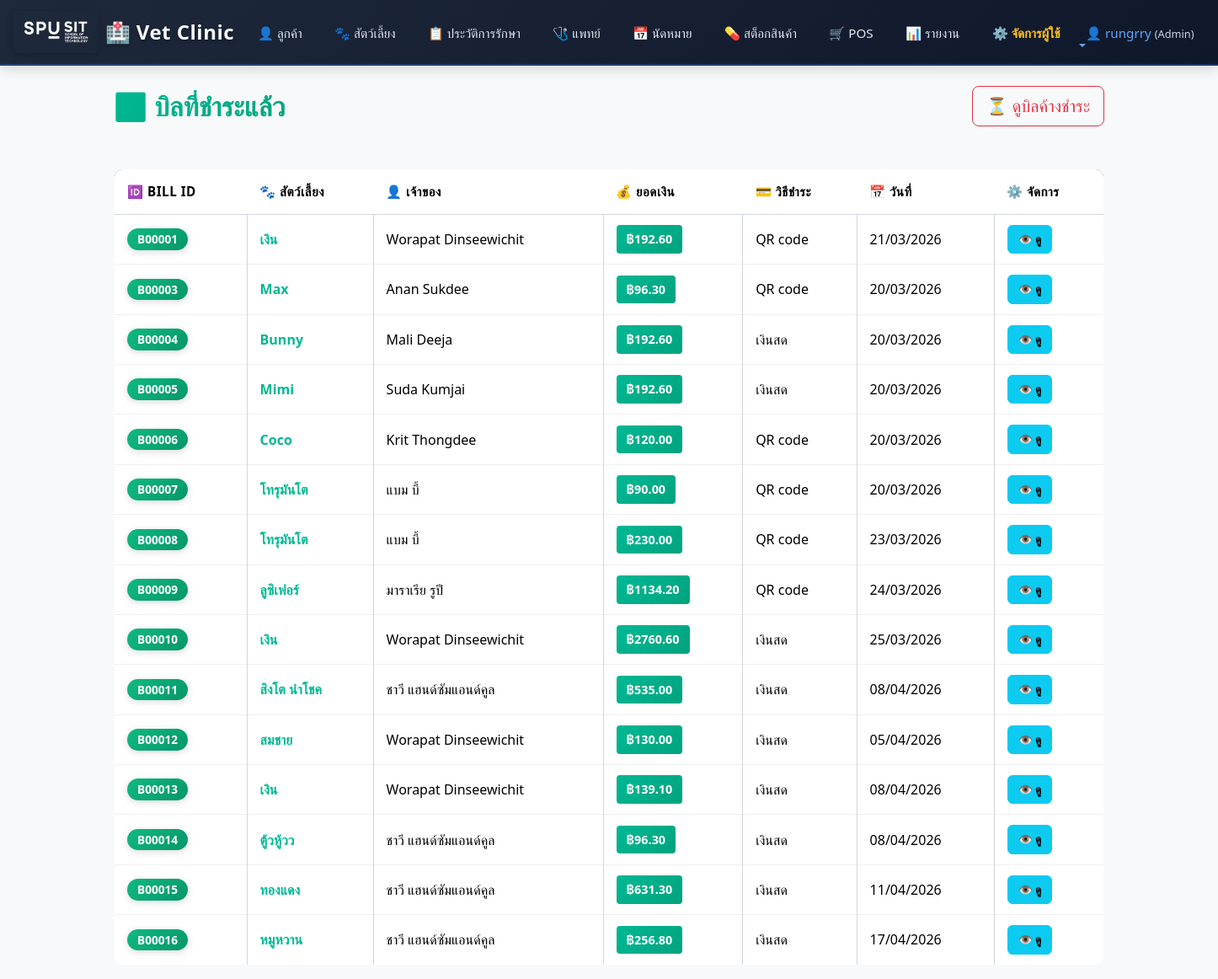
/bills/paid/ (signed in), run on the app's committed database.
### myapp/models.py (models this page shows)
class Bills(models.Model):
    bill_id = models.CharField(primary_key=True, max_length=6)
    record = models.ForeignKey('MedicalRecords', models.DO_NOTHING)
    payment_method = models.ForeignKey('PaymentMethod', models.DO_NOTHING, blank=True, null=True)
    bill_date = models.DateField(blank=True, null=True)
    total_amount = models.DecimalField(max_digits=10, decimal_places=2, blank=True, null=True)
    paid_amount = models.DecimalField(max_digits=10, decimal_places=2, blank=True, null=True)
    class Meta:
        managed = True
        db_table = 'Bills'

class MedicalRecords(models.Model):
    record_id = models.CharField(primary_key=True, max_length=6)
    pet = models.ForeignKey('Pets', models.DO_NOTHING)
    vet = models.ForeignKey('Veterinarians', models.DO_NOTHING, blank=True, null=True)
    visit_date = models.DateField(blank=True, null=True)
    symptoms = models.TextField(blank=True, null=True)
    diagnosis = models.TextField(blank=True, null=True)
    treatment = models.TextField(blank=True, null=True)
    class Meta:
        managed = True
        db_table = 'Medical_Records'

class Pets(models.Model):
    pet_id = models.CharField(primary_key=True, max_length=6)
    owner = models.ForeignKey(Owners, models.DO_NOTHING)
    species = models.ForeignKey('Species', models.DO_NOTHING)
    pet_name = models.CharField(max_length=50)
    breed = models.CharField(max_length=50, blank=True, null=True)
    gender = models.CharField(max_length=10, blank=True, null=True)
    birth_date = models.DateField(blank=True, null=True)
    weight = models.DecimalField(max_digits=6, decimal_places=2, blank=True, null=True)
    class Meta:
        managed = True
        db_table = 'Pets'

class Owners(models.Model):
    owner_id = models.CharField(primary_key=True, max_length=6)
    first_name = models.CharField(max_length=50)
    last_name = models.CharField(max_length=50)
    phone = models.CharField(max_length=20, blank=False, null=False)
    email = models.CharField(max_length=100, blank=True, null=True)
    address = models.CharField(max_length=255, blank=True, null=True)
    class Meta:
        managed = True
        db_table = 'Owners'

class PaymentMethod(models.Model):
    payment_method_id = models.CharField(primary_key=True, max_length=6)
    method_name = models.CharField(max_length=50)
    description = models.CharField(max_length=255, blank=True, null=True)
    class Meta:
        managed = True
        db_table = 'Payment_Method'

### myapp/views.py (the view)
# urls.py: path('bills/paid/', views.paid_bills, name='paid_bills'),
@login_required
def paid_bills(request):
    bills = Bills.objects.filter(payment_method__isnull=False).select_related('record__pet__owner', 'payment_method')
    return render(request, 'paid_bills.html', {
        'bills': bills
    })

### myapp/context_processors.py (called while the page is built, shortened)
def user_role(request):
    role = None
    if request.user.is_authenticated:
        if request.user.is_superuser:
            role = 'admin'
    return {'user_role': role}

### myapp/templates/paid_bills.html (shortened to what this page needs)
{% extends 'base.html' %}
{% block content %}
<div class="page-header">
  <h2>✅ บิลที่ชำระแล้ว</h2>
  <a href="{% url 'unpaid_bills' %}" class="btn btn-outline-danger btn-lg">⏳ ดูบิลค้างชำระ</a>
</div>
<div class="table-responsive">
  <table class="table table-hover table-bordered">
    <thead>
      <tr>
        <th>🆔 Bill ID</th>
        <th>🐾 สัตว์เลี้ยง</th>
        <th>👤 เจ้าของ</th>
        <th>💰 ยอดเงิน</th>
        <th>💳 วิธีชำระ</th>
        <th>📅 วันที่</th>
        <th>⚙️ จัดการ</th>
      </tr>
    </thead>
    <tbody>
      {% for bill in bills %}
      <tr class="bill-row">
        <td><span class="badge bg-success">{{ bill.bill_id }}</span></td>
        <td><strong style="color: #00b894;">{{ bill.record.pet.pet_name }}</strong></td>
        <td>{{ bill.record.pet.owner.first_name }} {{ bill.record.pet.owner.last_name }}</td>
        <td><span class="amount-tag">฿{{ bill.total_amount|floatformat:2 }}</span></td>
        <td>{{ bill.payment_method.method_name }}</td>
        <td>{{ bill.bill_date|date:'d/m/Y' }}</td>
        <td>
          <div style="display: flex; gap: 8px;">
            <a href="{% url 'bill_detail' bill.bill_id %}" class="btn btn-sm btn-info">👁️ ดู</a>
          </div>
        </td>
      </tr>
      {% endfor %}
    </tbody>
  </table>
</div>
{% endblock %}

### myapp/templates/base.html (shortened to what this page needs)
<!DOCTYPE html>
<html>
<head>
    {% load static %}
    <link href="https://cdn.jsdelivr.net/npm/bootstrap@5.3.2/dist/css/bootstrap.min.css" rel="stylesheet">
    <link rel="stylesheet" href="{% static 'css/style.css' %}">
</head>
<body class="bg-light">
<nav class="navbar navbar-expand-lg navbar-dark" style="background: linear-gradient(135deg, #1e293b 0%, #0f172a 100%); border-bottom: 2px solid rgba(59, 130, 246, 0.3); box-shadow: 0 4px 15px rgba(0, 0, 0, 0.15);">
<div class="container">
<a class="navbar-brand" href="/">
    <img src="/media/Logo%20SPU%20SIT_White.png" alt="True Friend Vet Clinic Logo">
    <span>🏥 Vet Clinic</span>
</a>
<div class="collapse navbar-collapse" id="mainNav">
<ul class="navbar-nav me-auto mb-2 mb-lg-0">
<li class="nav-item"><a class="nav-link" href="/owners">👤 ลูกค้า</a></li>
<li class="nav-item"><a class="nav-link" href="/pets">🐾 สัตว์เลี้ยง</a></li>
<li class="nav-item"><a class="nav-link" href="/medical_records">📋 ประวัติการรักษา</a></li>
<li class="nav-item"><a class="nav-link" href="/vets">🩺 แพทย์</a></li>
<li class="nav-item"><a class="nav-link" href="/appointments">📅 นัดหมาย</a></li>
<li class="nav-item"><a class="nav-link" href="/medicines">💊 สต็อกสินค้า</a></li>
<li class="nav-item"><a class="nav-link" href="/pos">🛒 POS</a></li>
<li class="nav-item"><a class="nav-link" href="/reports">📊 รายงาน</a></li>
{% if user.is_superuser or user.is_staff %}
<li class="nav-item"><a class="nav-link" href="{% url 'user_list' %}" style="color: #fbbf24 !important; font-weight: bold;">⚙️ จัดการผู้ใช้</a></li>
{% endif %}
</ul>
<ul class="navbar-nav ms-auto">
<li class="nav-item dropdown">
<a class="nav-link dropdown-toggle" href="#" id="userDropdown" role="button" data-bs-toggle="dropdown" aria-expanded="false" style="color: #60a5fa !important;">
👤 {{ user.username }}
{% if user_role %}
  <span style="font-size:0.8rem; color: #cbd5e1;">({{ user_role|title }})</span>
{% endif %}
</a>
</li>
</ul>
</div>
</div>
</nav>
<div class="container mt-4">
{% block content %}
{% endblock %}
</div>
</body>
</html>

### myapp/static/css/style.css (style rules this page uses)
body { background: #f5f7fb; color: #1f2937; }
.card, .table { border-radius: 0.65rem; }
.table thead { background: #2b6cb0; color: #fff; }
.navbar-nav .nav-link { color: #e2e8f0 !important; margin-right: 0.4rem; }
.navbar-brand { color: #f8fafc !important; font-weight: 700; letter-spacing: 0.4px; }
body { animation: fadeInBody 0.5s ease-in-out; }
.btn { transition: all 0.3s cubic-bezier(0.34, 1.56, 0.64, 1); position: relative; overflow: hidden; }
.btn::before { content: ''; position: absolute; top: 50%; left: 50%; width: 0; height: 0; border-radius: 50%; background: rgba(255, 255, 255, 0.3); transform: translate(-50%, -50%); transition: width 0.6s, height 0.6s; pointer-events: none; }
a { transition: all 0.2s ease; }
.table { transition: all 0.3s ease; }
.table tbody tr { transition: all 0.2s ease; border-bottom: 1px solid #f0f0f0; }
.badge { transition: all 0.3s ease; padding: 0.5rem 0.75rem; font-weight: 600; box-shadow: 0 2px 8px rgba(0, 0, 0, 0.1); }
.navbar { background: linear-gradient(135deg, #1e293b, #0f172a) !important; box-shadow: 0 4px 15px rgba(0, 0, 0, 0.1); animation: slideInNavbar 0.5s ease-out; }
.navbar-nav .nav-link { transition: all 0.3s ease !important; position: relative; padding-bottom: 5px !important; }
.navbar-nav .nav-link::after { content: ''; position: absolute; bottom: 0; left: 0; width: 0; height: 2px; background: linear-gradient(90deg, #3b82f6, #60a5fa); transition: width 0.3s ease; }
h2, h3, h4 { color: #1f2937; font-weight: 700; margin-bottom: 15px; }
.table { margin-top: 20px; border-radius: 0.65rem; overflow: hidden; }
.table thead { background: linear-gradient(135deg, #667eea 0%, #764ba2 100%); color: white; font-weight: 600; }
.table thead th { border: none; padding: 15px; font-size: 0.95rem; text-transform: uppercase; letter-spacing: 0.5px; }
.table tbody td { vertical-align: middle; padding: 12px 15px; border-color: #e5e7eb; }
.table tbody tr { transition: all 0.2s ease; }
.table tbody tr:nth-child(odd) { background-color: #fafbff; }
.table.table-bordered { border: 1px solid #d1d5db; }
.table.table-bordered td, .table.table-bordered th { border-color: #d1d5db; }
.badge { padding: 6px 12px; font-weight: 600; border-radius: 50px; font-size: 0.85rem; box-shadow: 0 2px 8px rgba(0, 0, 0, 0.15); }
.badge.bg-success { background: linear-gradient(135deg, #10b981, #059669) !important; }
.btn-sm { padding: 6px 12px; font-size: 0.85rem; border-radius: 6px; font-weight: 600; transition: all 0.2s ease; }

### myapp/templates/base.html (style rules this page uses)
.navbar-brand { display: inline-flex; align-items: center; gap: 0.5rem; font-size: 1.5rem; font-weight: 700; letter-spacing: 0.5px; text-shadow: 0 2px 4px rgba(0, 0, 0, 0.3); animation: glow 2s ease-in-out infinite; }
.navbar-brand img { max-height: 50px; width: auto; border-radius: 0.35rem; box-shadow: 0 2px 8px rgba(0, 0, 0, 0.2); }
.container { max-width: 1200px; }
.navbar .container { max-width: 100%; width: 100%; padding-left: 1rem; padding-right: 1rem; }
.navbar-nav { gap: 0.5rem; }
.nav-link { white-space: nowrap; font-size: 0.95rem; padding: 0.5rem 0.75rem !important; }

### myapp/templates/paid_bills.html (style rules this page uses)
.page-header { display: flex; justify-content: space-between; align-items: center; margin-bottom: 30px; }
.page-header h2 { margin: 0; background: linear-gradient(135deg, #00b894, #00a37e 100%); -webkit-background-clip: text; -webkit-text-fill-color: transparent; background-clip: text; font-size: 2rem; }
.bill-row { transition: all 0.3s ease; }
.amount-tag { display: inline-block; background: linear-gradient(135deg, #00b894, #00a37e); color: white; padding: 6px 12px; border-radius: 4px; font-weight: 600; font-size: 0.9rem; }

### data on the page
Bills: bill_id "B00001", record.pet.pet_name "เงิน", record.pet.owner.first_name "Worapat", record.pet.owner.last_name "Dinseewichit", total_amount "192.60", payment_method.method_name "QR code", bill_date "21/03/2026"
Bills: bill_id "B00003", record.pet.pet_name "Max", record.pet.owner.first_name "Anan", record.pet.owner.last_name "Sukdee", total_amount "96.30", payment_method.method_name "QR code", bill_date "20/03/2026"
Bills: bill_id "B00004", record.pet.pet_name "Bunny", record.pet.owner.first_name "Mali", record.pet.owner.last_name "Deeja", total_amount "192.60", payment_method.method_name "เงินสด", bill_date "20/03/2026"
Bills: bill_id "B00005", record.pet.pet_name "Mimi", record.pet.owner.first_name "Suda", record.pet.owner.last_name "Kumjai", total_amount "192.60", payment_method.method_name "เงินสด", bill_date "20/03/2026"
Bills: bill_id "B00006", record.pet.pet_name "Coco", record.pet.owner.first_name "Krit", record.pet.owner.last_name "Thongdee", total_amount "120.00", payment_method.method_name "QR code", bill_date "20/03/2026"
Bills: bill_id "B00007", record.pet.pet_name "โทรุมันโต", record.pet.owner.first_name "แบม", record.pet.owner.last_name "บี้", total_amount "90.00", payment_method.method_name "QR code", bill_date "20/03/2026"
Bills: bill_id "B00008", record.pet.pet_name "โทรุมันโต", record.pet.owner.first_name "แบม", record.pet.owner.last_name "บี้", total_amount "230.00", payment_method.method_name "QR code", bill_date "23/03/2026"
Bills: bill_id "B00009", record.pet.pet_name "ลูซิเฟอร์", record.pet.owner.first_name "มาราเรีย", record.pet.owner.last_name "รูปี", total_amount "1134.20", payment_method.method_name "QR code", bill_date "24/03/2026"
Bills: bill_id "B00010", record.pet.pet_name "เงิน", record.pet.owner.first_name "Worapat", record.pet.owner.last_name "Dinseewichit", total_amount "2760.60", payment_method.method_name "เงินสด", bill_date "25/03/2026"
Bills: bill_id "B00011", record.pet.pet_name "สิงโต นำโชค", record.pet.owner.first_name "ชาวี", record.pet.owner.last_name "แฮนด์ซัมแอนด์คูล", total_amount "535.00", payment_method.method_name "เงินสด", bill_date "08/04/2026"
Bills: bill_id "B00012", record.pet.pet_name "สมชาย", record.pet.owner.first_name "Worapat", record.pet.owner.last_name "Dinseewichit", total_amount "130.00", payment_method.method_name "เงินสด", bill_date "05/04/2026"
Bills: bill_id "B00013", record.pet.pet_name "เงิน", record.pet.owner.first_name "Worapat", record.pet.owner.last_name "Dinseewichit", total_amount "139.10", payment_method.method_name "เงินสด", bill_date "08/04/2026"
Bills: bill_id "B00014", record.pet.pet_name "ตู้วหู้วว", record.pet.owner.first_name "ชาวี", record.pet.owner.last_name "แฮนด์ซัมแอนด์คูล", total_amount "96.30", payment_method.method_name "เงินสด", bill_date "08/04/2026"
Bills: bill_id "B00015", record.pet.pet_name "ทองแดง", record.pet.owner.first_name "ชาวี", record.pet.owner.last_name "แฮนด์ซัมแอนด์คูล", total_amount "631.30", payment_method.method_name "เงินสด", bill_date "11/04/2026"
Bills: bill_id "B00016", record.pet.pet_name "หมูหวาน", record.pet.owner.first_name "ชาวี", record.pet.owner.last_name "แฮนด์ซัมแอนด์คูล", total_amount "256.80", payment_method.method_name "เงินสด", bill_date "17/04/2026"

### other printed values
{{ user.username }} "rungrry"
{{ user_role|title }} "Admin"
